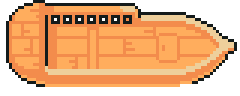
#> input picture assets/tilesets_biome/Boat.png, 80 x 32 px, given in place of ch4.png, which was not available (shown 3 times larger); the run also reads 1 picture not shown here
$ python gen_ch4.py
#> lines starting #> are read from the running program, lines starting #| are printed output that depends on the picture; after the words box and inside, x2 and y2 are one past the last pixel; in counts of white or black regions, pixels touching at a corner belong together
### tools/organic.py
"""Helper bentuk wilayah ORGANIK (tidak persegi) untuk semua generator scene.

Ide: wilayah yang bisa dijalani = area di sekitar "kerangka" (jalan, pad bonfire/checkpoint, arena boss)
yang tepinya dibuat berkelok oleh noise halus, mirip jalur berliku di peta_dunia.png.
Di luar area itu diisi penghalang sesuai biome (air, tebing, dsb.) oleh masing-masing generator.

Dipakai oleh gen_village.py, gen_region.py, gen_ch2.py ... gen_ch5.py.
"""
import numpy as np
from PIL import Image

TILE = 16


def grid(map_w, map_h):
    """Koordinat pusat tiap tile (px): gx, gy berukuran (map_w, map_h)."""
    gx = (np.arange(map_w) * TILE + 8)[:, None] * np.ones((1, map_h))
    gy = (np.arange(map_h) * TILE + 8)[None, :] * np.ones((map_w, 1))
    return gx, gy


def smooth_noise(gx, gy, seed, scales=(420.0, 170.0, 70.0), amps=(1.0, 0.55, 0.3)):
    """Noise halus ~[-1, 1] dari jumlah gelombang sinus berfase acak (tanpa library tambahan)."""
    rng = np.random.RandomState(seed)
    out = np.zeros(gx.shape)
    for sc, amp in zip(scales, amps):
        for _ in range(3):
            ang = rng.uniform(0, 2 * np.pi)
            ph = rng.uniform(0, 2 * np.pi)
            out += amp * np.sin((gx * np.cos(ang) + gy * np.sin(ang)) / sc * 2 * np.pi + ph)
    return out / (sum(amps) * 1.6)


def polyline_samples(points, step=20.0):
    """Titik-titik rapat sepanjang polyline [(x, y), ...] -> array (N, 2)."""
    out = []
    for (x0, y0), (x1, y1) in zip(points[:-1], points[1:]):
        n = max(1, int(np.hypot(x1 - x0, y1 - y0) / step))
        for k in range(n):
            t = k / n
            out.append((x0 + (x1 - x0) * t, y0 + (y1 - y0) * t))
    out.append(tuple(points[-1]))
    return np.array(out, float)


def organic_mask(gx, gy, skeleton, r_base, r_amp, seed):
    """Mask bool (True = bisa dijalani).

    skeleton: list (x, y, r_ekstra); jarak ke tiap titik dikurangi r_ekstra (pad/arena lebih lebar).
    r_base  : lebar dasar dari kerangka (px); r_amp: simpangan noise (px).
    """
    sk = np.array(skeleton, float)
    best = np.full(gx.shape, 1e9)
    for i in range(0, len(sk), 64):
        chunk = sk[i:i + 64]
        d = np.hypot(gx[..., None] - chunk[:, 0], gy[..., None] - chunk[:, 1]) - chunk[:, 2]
        best = np.minimum(best, d.min(axis=-1))
    mask = best <= r_base + r_amp * smooth_noise(gx, gy, seed)
    return remove_specks(mask)


def remove_specks(mask, min_cells=40):
    """Buang pulau kecil (< min_cells tile) supaya tepi tidak berbintik."""
    seen = np.zeros(mask.shape, bool)
    out = mask.copy()
    w, h = mask.shape
    for sx in range(w):
        for sy in range(h):
            if not mask[sx, sy] or seen[sx, sy]:
                continue
            stack, comp = [(sx, sy)], []
            seen[sx, sy] = True
            while stack:
                x, y = stack.pop()
                comp.append((x, y))
                for nx, ny in ((x + 1, y), (x - 1, y), (x, y + 1), (x, y - 1)):
                    if 0 <= nx < w and 0 <= ny < h and mask[nx, ny] and not seen[nx, ny]:
                        seen[nx, ny] = True
                        stack.append((nx, ny))
            if len(comp) < min_cells:
                for x, y in comp:
                    out[x, y] = False
    return out


# [36 lines left out: functions erode, dilate, walkable_at, save_preview, not called in this run]


def region_mask(name, map_w, map_h, seed=1, wobble=0.12):
    """Siluet wilayah dari Peta Dunia (tools/region_masks/<name>.png, dibuat extract_regions.py),
    diregangkan ke ukuran scene (map_w x map_h tile). True = daratan wilayah."""
    import os
    path = os.path.join(os.path.dirname(os.path.abspath(__file__)), "region_masks", name + ".png")
    m = np.array(Image.open(path).convert("L")) > 127
    m = ~remove_specks(~m, 60)                           # tutup lubang kecil (bekas label/penanda)
    im = Image.fromarray((m * 255).astype(np.uint8)).resize((map_w, map_h), Image.BICUBIC)
    val = np.array(im).T.astype(float) / 255.0           # (map_w, map_h)
    gx, gy = grid(map_w, map_h)
    val = val + wobble * smooth_noise(gx, gy, seed, scales=(300.0, 120.0, 55.0))
    return remove_specks(val > 0.5)

### tools/gen_village.py
"""Generator Tahap 3: sprite rumah gabungan, TileSet (.tres), dan scene Village.tscn.

Jalankan dari folder proyek:  python tools/gen_village.py
Membuat (menimpa) file berikut:
  assets/props/buildings/house_brown.png, house_green.png   (gabungan dari Walls/Roofs/Props, file BARU)
  assets/props/papan_peta.png                                (papan Peta Dunia buatan sendiri)
  assets/tilesets/world_tileset.tres
  scenes/world/Village.tscn
File aset asli tidak diubah. Setelah scene dibuat, rapikan manual di editor Godot.
"""
import os
import random
import struct
import sys
from collections import deque

import numpy as np
from PIL import Image

ROOT = os.path.dirname(os.path.dirname(os.path.abspath(__file__)))
A = os.path.join(ROOT, "assets")
TILE = 16
MAP_W, MAP_H = 50, 40  # dalam tile -> 800 x 640 px (desa awal kecil di tepi pantai)


def img(rel):
    return Image.open(os.path.join(A, rel)).convert("RGBA")


def components(im, grow=1, min_n=20):
    """Kotak pembatas komponen piksel yang terhubung (alpha > 0)."""
    a = np.array(im)[:, :, 3] > 0
    h, w = a.shape
    seen = np.zeros_like(a)
    out = []
    for y in range(h):
        for x in range(w):
            if a[y, x] and not seen[y, x]:
                q = deque([(y, x)])
                seen[y, x] = 1
                x0 = x1 = x
                y0 = y1 = y
                n = 0
                while q:
                    cy, cx = q.popleft()
                    n += 1
                    x0, x1, y0, y1 = min(x0, cx), max(x1, cx), min(y0, cy), max(y1, cy)
                    for dy in range(-grow, grow + 1):
                        for dx in range(-grow, grow + 1):
                            ny, nx = cy + dy, cx + dx
                            if 0 <= ny < h and 0 <= nx < w and a[ny, nx] and not seen[ny, nx]:
                                seen[ny, nx] = 1
                                q.append((ny, nx))
                if n > min_n:
                    out.append((x0, y0, x1 + 1, y1 + 1))
    return out


# ------------------------------------------------------------------ 1. Sprite rumah

# [82 lines left out: functions make_house, make_board, opaque_tiles, blue_tiles, not called in this run]


SOURCES = [  # (id, file, solid/collision)
    (0, "tilesets/Floors_Tiles.png", False),
    (1, "tilesets/Water_tiles.png", True),
    (2, "tilesets/Wall_Tiles.png", True),
    (3, "tilesets/Wall_Variations.png", True),
]
SQUARE = "PackedVector2Array(-8, -8, 8, -8, 8, 8, -8, 8)"


# [26 lines left out: function make_tileset, not called in this run]


def encode_cells(cells):
    """Format tile_map_data TileMapLayer: header 2 byte + 12 byte/sel (x,y,source,ax,ay,alt)."""
    data = bytearray(struct.pack("<H", 0))
    for x, y, src, ax, ay in cells:
        data += struct.pack("<hhHHHH", x, y, src, ax, ay, 0)
    return "PackedByteArray(" + ", ".join(str(b) for b in data) + ")"


# ------------------------------------------------------------------ 3. Scene builder

class Scene:
    def __init__(self):
        self.ext = {}   # path -> id
        self.sub = []   # (id, teks)
        self.nodes = []
        self._n = 0

    def ext_res(self, res_type, path):
        if path not in self.ext:
            self.ext[path] = (f"ext_{len(self.ext)}", res_type)
        return self.ext[path][0]

    # [5 lines left out: function add_sub, not called in this run]

    def rect_shape(self, w, h):
        return self.add_sub("RectangleShape2D", f"size = Vector2({w}, {h})")

    def circle_shape(self, r):
        return self.add_sub("CircleShape2D", f"radius = {r}")

    def node(self, name, kind, parent=None, **props):
        head = f"[node name=\"{name}\" type=\"{kind}\""
        if parent is not None:
            head += f" parent=\"{parent}\""
        if "instance" in props:
            head = f"[node name=\"{name}\" parent=\"{parent}\" instance=ExtResource(\"{props.pop('instance')}\")"
        out = [head + "]"]
        for k, v in props.items():
            out.append(f"{k} = {v}")
        self.nodes.append("\n".join(out) + "\n")

    # [7 lines left out: function render, not called in this run]


def v2(x, y):
    return f"Vector2({x}, {y})"


# [144 lines left out: function build_village, not called in this run]


# [4 lines that do not run on import are left out]

### tools/gen_ch4.py
"""Generator Tahap 10: scene Ch4_GuaRantai.tscn (pegunungan bersalju, celah gunung, gua es).

Jalankan dari folder proyek:  python tools/gen_snow_tileset.py && python tools/gen_ch4.py
Memakai TileSet salju (assets/tilesets/snow_tileset.tres). Hasilnya boleh dirapikan manual di editor Godot.

Tata letak Ch4 (peta 5800 x 1024 px, jalan setapak berkelok di celah gunung):
  0-500      Gerbang masuk: PlayerStart, papan kembali ke Pelabuhan, Megas (Quest Awal/Akhir), Bonfire 1
  500-1900   Lereng salju: musuh sedang, peti, bijih, Checkpoint 1
  1900-3300  Mulut gua: musuh berat, puzzle LinkedPortals (Quest Tengah), Bonfire 2
  3450       Gerbang boss (terkunci sampai Quest Tengah selesai)
  3470-4650  Arena Ksatria Rantai (lantai es luas) + Checkpoint 2
  4650-5800  Setelah boss: Bonfire 3, papan jembatan es ke Pohon Dunia
"""
import math
import os
import random
import sys

sys.path.insert(0, os.path.dirname(os.path.abspath(__file__)))
from gen_village import ROOT, TILE, Scene, components, encode_cells, img, v2  # noqa: E402
import organic  # noqa: E402

MAP_W, MAP_H = 362, 64   # tile -> 5792 x 1024 px
PX_W, PX_H = MAP_W * TILE, MAP_H * TILE


def road_y(x):
    return 512 + 100 * math.sin(x / 300.0 + 0.5)


def build_ch4(extra=()):
    rng = random.Random(404)
    sc = Scene()
    recorded = []
    tileset = sc.ext_res("TileSet", "res://assets/tilesets/snow_tileset.tres")
    script = sc.ext_res("Script", "res://scripts/world/Region.gd")
    player_scene = sc.ext_res("PackedScene", "res://scenes/entities/Player.tscn")
    boss_scene = sc.ext_res("PackedScene", "res://scenes/entities/BossKsatria.tscn")
    enemy_scene = sc.ext_res("PackedScene", "res://scenes/entities/Enemy.tscn")
    chest_scene = sc.ext_res("PackedScene", "res://scenes/entities/Chest.tscn")
    npc_scene = sc.ext_res("PackedScene", "res://scenes/entities/NPC.tscn")
    bonfire_scene = sc.ext_res("PackedScene", "res://scenes/entities/Bonfire.tscn")
    checkpoint_scene = sc.ext_res("PackedScene", "res://scenes/entities/Checkpoint.tscn")
    gate_scene = sc.ext_res("PackedScene", "res://scenes/world/RegionGate.tscn")
    exit_scene = sc.ext_res("PackedScene", "res://scenes/world/RegionExit.tscn")
    station_scene = sc.ext_res("PackedScene", "res://scenes/puzzles/PuzzleStation.tscn")
    puzzle_scene = sc.ext_res("PackedScene", "res://scenes/puzzles/LinkedPortals.tscn")
    collect = {n: sc.ext_res("PackedScene", f"res://scenes/entities/{n}.tscn") for n in ("Herb", "GoldCoin", "Potion", "Ore")}

    def on_road(x, dy=0):
        return (x, round(road_y(x) + dy))

    pts = {
        "start": on_road(110), "exit_west": on_road(44), "megas": on_road(190, 40),
        "bonfire1": on_road(280, -70), "cp1": on_road(1900), "station": on_road(2800, -70),
        "bonfire2": on_road(3250, 80), "gate": on_road(3450), "cp2": on_road(3550), "boss": on_road(4060),
        "bonfire3": on_road(4800, -70), "exit_east": on_road(5700),
    }
    gate_x = pts["gate"][0]
    wall_east_x = 4650
    pads = [pts[k] for k in ("start", "bonfire1", "cp1", "station", "bonfire2", "cp2", "bonfire3", "megas")]

    # ------------------------------------------------------------ tile: pasir, jalan tanah gelap, tebing
    def blob_cells():
        """Gumpalan tebing di luar jalan (batu besar di ngarai)."""
        cells = set()
        for _ in range(95):
            bx, by = rng.randint(8, MAP_W - 8), rng.randint(10, MAP_H - 12)
            w, h = rng.randint(2, 5), rng.randint(2, 3)
            cx, cy = bx * TILE, by * TILE
            if any(abs(cy + h * 8 - road_y(cx)) < 110 for cx in (cx, cx + w * 16)):
                continue
            if any(math.hypot(cx - px, cy - py) < 150 for px, py in pads):
                continue
            if gate_x - 40 <= cx <= wall_east_x + 40:
                continue          # arena luas tanpa gumpalan
            for x in range(bx, bx + w):
                for y in range(by, by + h):
                    cells.add((x, y))
        return cells

    blobs = blob_cells()
    cliff_ids = [8, 9, 12]
    # bentuk organik: celah gunung berkelok mengikuti jalan; di luarnya tebing/gunung padat
    gx, gy = organic.grid(MAP_W, MAP_H)
    skeleton = [(x, y, 0) for x, y in organic.polyline_samples([(x, road_y(x)) for x in range(0, PX_W + 1, 40)], 24)]
    skeleton += [(px, py, 70) for px, py in pads] + [(pts["boss"][0], pts["boss"][1], 230), (pts["exit_east"][0], pts["exit_east"][1], 60)]
    skeleton += [(pts["exit_west"][0], pts["exit_west"][1], 60)] + [(x, y, 40) for x, y in extra]
    mask = organic.region_mask("ch4", MAP_W, MAP_H, seed=44) | organic.organic_mask(gx, gy, skeleton, r_base=110, r_amp=30, seed=45)
#> in region_mask, `m = np.array(Image.open(path).convert("L")) > 127`:
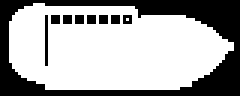
#> m: shape (32, 80) bool (shown 3 times larger); 65.9% white; 9 black regions (8 under 20 px), largest, box (x1, y1, x2, y2) and area: (0, 0, 80, 32) 795
#> after the loop in smooth_noise, `for sc, amp in zip(scales, amps):`:
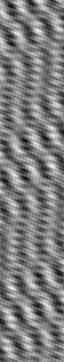
#> out: shape (362, 64) float64; min -4.73, max 4.83, mean -0.0354; drawn with min black and max white
#> in region_mask, `val = val + wobble * smooth_noise(gx, gy, seed, scales=(300.0, 120.0, ..`:
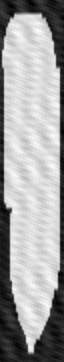
#> val: shape (362, 64) float64; min -0.18, max 1.19, mean 0.688; drawn with min black and max white
#> in region_mask, `val = val + wobble * smooth_noise(gx, gy, seed, scales=(300.0, 120.0, ..`:
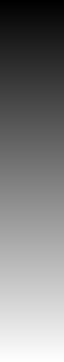
#> gx: shape (362, 64) float64; min 8, max 5784, mean 2896; drawn with min black and max white
#> call 2 of remove_specks, with min_cells = 40
#> in remove_specks (call 2), `out = mask.copy()`:
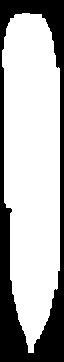
#> out: shape (362, 64) bool; 68.9% white; 1 black region, box (x1, y1, x2, y2) and area: (0, 0, 64, 362) 7200
#> in organic_mask, `sk = np.array(skeleton, float)`: sk = 156 rows, first 8: [0, 559.9, 0], [40, 571.2, 0], [80, 581.4, 0], [120, 590.3, 0], [160, 597.9, 0], [200, 603.9, 0], [240, 608.4, 0], [280, 611.1, 0]
#> the loop in organic_mask, `for i in range(0, len(sk), 64):` made 3 passes
#> i on passes 2 to 3: 64, 128
#> pass 1, in organic_mask, `best = np.minimum(best, d.min(axis=-1))`:
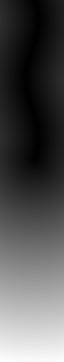
#> best: shape (362, 64) float64; min 0.857, max 3310.7, mean 1061.5; drawn with min black and max white
#> pass 3, in organic_mask, `best = np.minimum(best, d.min(axis=-1))`:
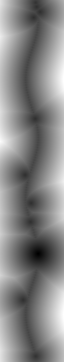
#> best: shape (362, 64) float64; min -223.6, max 604, mean 210.8; drawn with min black and max white
#> (the rest of the program and of its run is left out)
